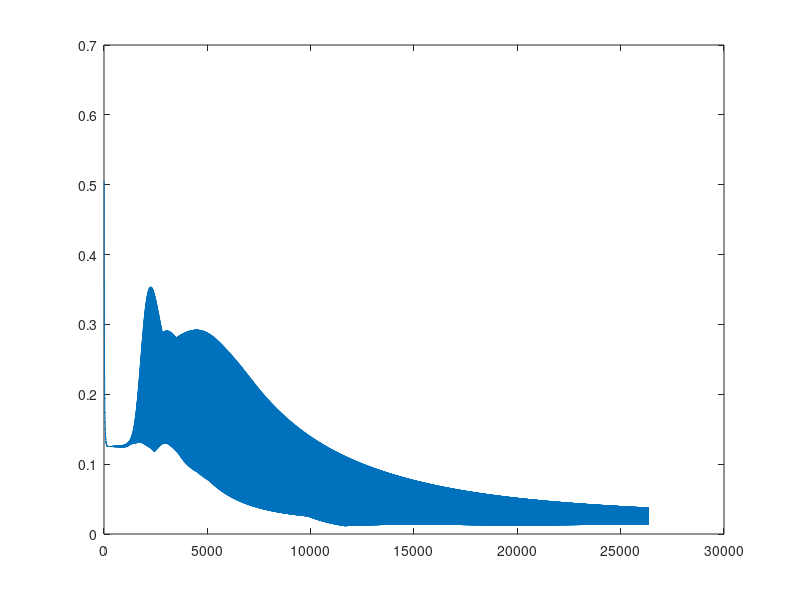

This chart was generated by the following MATLAB code:
clear, clc
%sigmoid

X=[[1 0 0 0 0 0 0 0]
    [0 1 0 0 0 0 0 0]
    [0 0 1 0 0 0 0 0]
    [0 0 0 1 0 0 0 0]
    [0 0 0 0 1 0 0 0]
    [0 0 0 0 0 1 0 0]
    [0 0 0 0 0 0 1 0]
    [0 0 0 0 0 0 0 1]];

Y = X;
output = X;

%h_Wb=f(W'.*X);
[n_nodes_in, n_samples] = size(X);

% Number of nodes in each layer
nodes_in_1 = 8;
nodes_hid_2 = 3;
nodes_out_3 = 8;

alpha = 0.9;
lambda = 0.0001;

W_1 = normrnd(0, 0.01, nodes_hid_2, nodes_in_1);
b_1 = normrnd(0, 0.01, nodes_hid_2, 1);

W_2 = normrnd(0, 0.01, nodes_out_3, nodes_hid_2);
b_2 = normrnd(0, 0.01, nodes_out_3, 1);

D_W_1 = zeros(nodes_hid_2, nodes_in_1);
D_b_1 = zeros(nodes_hid_2, 1);

D_W_2 = zeros(nodes_out_3, nodes_hid_2);
D_b_2 = zeros(nodes_out_3, 1);

c = 0;
delta_3 = 1;
while max(abs(delta_3)) > 0.05
    D_W_1 = zeros(nodes_hid_2, nodes_in_1);
    D_b_1 = zeros(nodes_hid_2, 1);

    D_W_2 = zeros(nodes_out_3, nodes_hid_2);
    D_b_2 = zeros(nodes_out_3, 1);
    output = X;
    for sample = 1:n_samples
        c = c + 1;
% Perform the backpropagation algorithm
    % Perform a feedfoward pass
        % The activation function of the first layer is the inputs
        a_1 = X(:, sample);
        
        z_2 = W_1 * a_1 + b_1;
        a_2 = 1 ./ (1+exp(-(z_2)));
        
        z_3 = W_2 * a_2 + b_2;
        a_3 = 1 ./ (1+exp(-(z_3)));
        
        output(:, sample) = a_3;
    % Error of the last layer
        delta_3 = -(Y(:, sample) - a_3);

    % Error of layer 2 (hidden layer)
        delta_2 = (W_2' * delta_3) .* (a_2 .* (1  - a_2));
        
    % Calculate the partial derivatives
        J_W_1 = delta_2 * a_1';
        J_b_1 = delta_2;
        
        J_W_2 = delta_3 * a_2';
        J_b_2 = delta_3;
        
% Update the weights and bias matrix
        D_W_1 = D_W_1 + J_W_1;
        D_b_1 = D_b_1 + J_b_1;
        
        D_W_2 = D_W_2 + J_W_2;
        D_b_2 = D_b_2 + J_b_2;

        errors(c) = max(delta_3);

    end
% Update the parameters
    W_1 = W_1 - alpha * ((D_W_1 / n_samples) + lambda * W_1);
    b_1 = b_1 - alpha * ((D_b_1 / n_samples));

    W_2 = W_2 - alpha * ((D_W_2 / n_samples) + lambda * W_2);
    b_2 = b_2 - alpha * ((D_b_2 / n_samples));
end
plot(errors);
